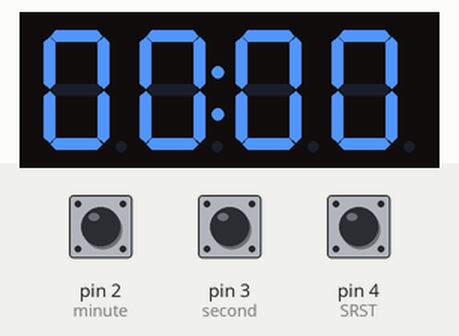
The sketch below on a simulated Arduino Uno, built with avr-gcc and run on an emulated ATmega328P. Parts: 4-digit seven-segment display. The test bench sets the inputs (shaded band); at power-on: pin 2 (minute) HIGH, pin 4 (SRST) HIGH, pin 3 (second) HIGH.

Above: at 1.2 s.
1.3 s: pin 2 (minute) pulled LOW for 1 s
At 1.43 s:
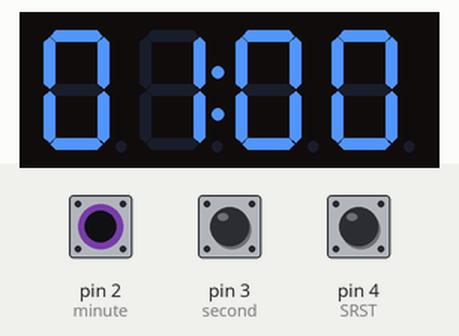
3.8 s: pin 4 (SRST) pulled LOW for 0.15 s
At 4.06 s:
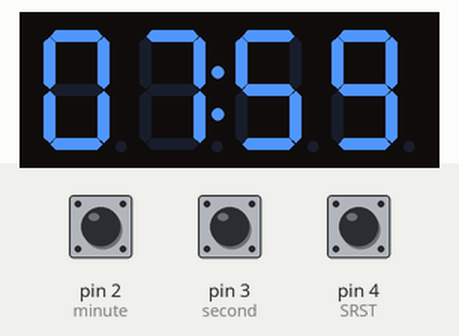
Timing chart, 0 to 6.8 s (numbered marks = the images above; inputs shaded):
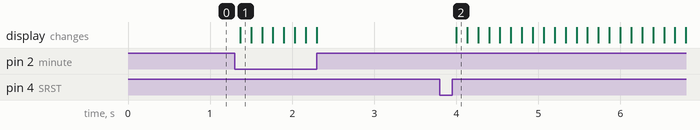

Measured:
- after the input at 1.3 s, the display: changes after 0.07 s (image 1)
- after the input at 3.8 s, the display: changes after 0.20 s (image 2)

The sketch:

Timer.ino
```cpp
#include <TM1637Display.h>
#define CLK 8                                //7세그먼트 데이터 송수신을 위한 동기화 클럭핀번호
#define DIO 9                                //데이터 송수신을 위한 핀번호
TM1637Display display(CLK, DIO);             //TM1637 인스턴스를 선언

uint8_t data[] = { 0x0, 0x0, 0x0, 0x0 };     //7세그먼트 unsigned char 배열 초기화 ex)00:00 으로 표시
uint8_t segto;                               //7세그먼트 사이의 콜론 표현 변수

int SRST = 4;                                //start stop 버튼
int second = 3;                              //초 증가 버튼
int minute = 2;                              //분 증가 버튼
int state = 0;                               //타이머 작동 여부 상태 변수
int buzzerPin = 7;                           //수동 부저 출력 버튼
int readTime;                                //타이머 시간 변수
int Sec1, Sec2, Min1, Min2;                  //Sec1 : 10의 자리 초 Sec2 : 1의 자리 초
                                             //Min1 : 10의 자리 분 Min2 : 1의 자리 분

void setup(){
  pinMode(SRST, INPUT_PULLUP);
  pinMode(second, INPUT_PULLUP);
  pinMode(minute, INPUT_PULLUP);
  display.setBrightness(0xF);                //7세그먼트 밝기 조절
}

void loop()  {
  show();                                    //7세그먼트 Display에 표시 함수

  if (!digitalRead(second) && state == 0) {  //초 버튼을 누를시 1초 증가
    readTime++;
  }
  if (!digitalRead(minute) && state == 0) {  //분 버튼을 누를시 1분 증가
    readTime += 60;
  }
  if (!digitalRead(SRST) && state == 0) {    //start stop 버튼을 누르면 상태변수가 1로 변함
    state = 1;                               //state가 1일때 타이머가 작동 중
    delay(100);
  }
  else if (!digitalRead(SRST) && state == 1) {  //start stop 버튼을 누르면 상태변수가 0로 변함
    state = 0;                                  //state가 0일때 타이머가 작동중지
    delay(100);
  }

  if (state)                                  //상태변수가 1일때 countDown함수 작동
    countDown();
}

void countDown() {
  if (readTime > 0) {                         //readTime이 0을 초과할 때만 카운트 다운이 실행 됨
    readTime--;
    if (readTime == 0) {                      //타이머가 0초 일 때 1초 동안 부저가 울림
      show();
      tone(buzzerPin, 1200);
      delay(1000);
      noTone(buzzerPin);
      state = 0;
    }
  }
}

void times(){
  if (readTime > 5999) readTime = 5999;       //타이머가 99분 59초를 초과 할 시 99분 59초로 고정
  Min1 = (readTime / 60) / 10;                //
  Min2 = (readTime / 60) % 10;
  Sec1 = (readTime % 60) / 10;
  Sec2 = (readTime % 60) % 10;
}

void show() {
  times();
  data[0] = display.encodeDigit(Min1);
  data[1] = display.encodeDigit(Min2);
  data[2] = display.encodeDigit(Sec1);
  data[3] = display.encodeDigit(Sec2);

  segto = 0x80 | display.encodeDigit(Min2);
  display.setSegments(data);
  display.setSegments(&segto, 1, 1);
  delay(100);
}
```
